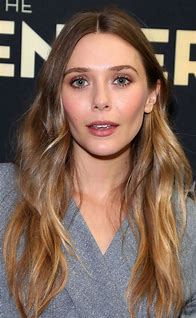
#> input picture elizabth_olsen.jpeg, 196 x 318 px
$ python main.py
#> lines starting #> are read from the running program, lines starting #| are printed output that depends on the picture
import cv2

#configurable parameters
source = "elizabth_olsen.jpeg"
destination = "Resized_image.png"
scale_percent = 400  # percent of original size

image = cv2.imread(source, cv2.IMREAD_UNCHANGED)
#> image is the input picture: shape (318, 196, 3); mean B, G, R 88.4, 102.2, 126.5
#cv2.imshow("title", image)

print('Original Dimensions : ', image.shape)
#| Original Dimensions :  (318, 196, 3)

new_width = int(image.shape[1] * scale_percent / 100)
#> new_width = 784
new_height = int(image.shape[0] * scale_percent / 100)
#> new_height = 1272

# resize image
resized = cv2.resize(image, (new_width, new_height))
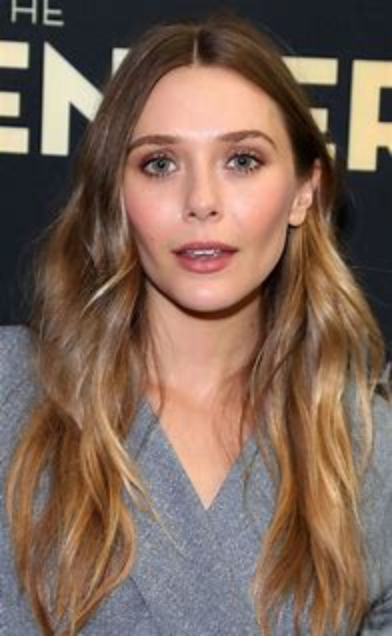
#> resized: shape (1272, 784, 3) (shown at 1/2 size); mean B, G, R 88.3, 102.1, 126.4

print('Resized Dimensions : ', resized.shape)
#| Resized Dimensions :  (1272, 784, 3)

cv2.imwrite(destination, resized)
#cv2.waitKey(0)
cv2.destroyAllWindows()
